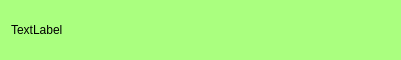
<?xml version="1.0" encoding="UTF-8"?>
<ui version="4.0">
 <class>CDlgBallonTip</class>
 <widget class="QDialog" name="CDlgBallonTip">
  <property name="geometry">
   <rect>
    <x>0</x>
    <y>0</y>
    <width>401</width>
    <height>60</height>
   </rect>
  </property>
  <property name="minimumSize">
   <size>
    <width>400</width>
    <height>60</height>
   </size>
  </property>
  <property name="windowTitle">
   <string>Dialog</string>
  </property>
  <property name="windowIcon">
   <iconset resource="notee.qrc">
    <normaloff>:/res/calendar.png</normaloff>:/res/calendar.png</iconset>
  </property>
  <property name="styleSheet">
   <string notr="true">QDialog{background-color:rgb(170, 255, 127)
}</string>
  </property>
  <layout class="QVBoxLayout" name="verticalLayout">
   <item>
    <widget class="QLabel" name="label">
     <property name="styleSheet">
      <string notr="true">QLabel{
font: 12pt &quot;Arial&quot;;
}</string>
     </property>
     <property name="text">
      <string>TextLabel</string>
     </property>
     <property name="wordWrap">
      <bool>true</bool>
     </property>
    </widget>
   </item>
  </layout>
 </widget>
 <resources>
  <include location="notee.qrc"/>
 </resources>
 <connections/>
</ui>
